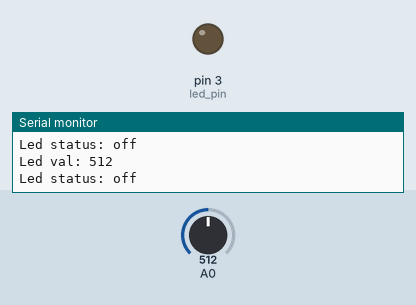
A sketch run on a simulated Arduino Uno, built with avr-gcc and run on an emulated ATmega328P. Shown: output pins drawn as LEDs (lit = HIGH), the last lines printed to the serial monitor. The inputs (shaded band) are chosen by the test bench; at power-on: A0 = 512.

Above: at 1.2 s.
1.3 s: A0 set to 54
2.8 s: A0 set to 46
At 3.3 s:
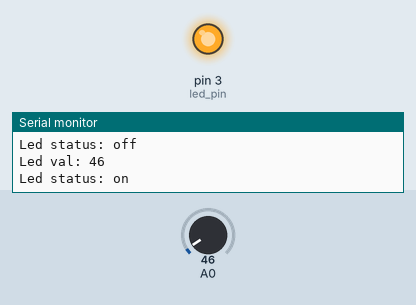
4.3 s: A0 set to 122
At 5.3 s:
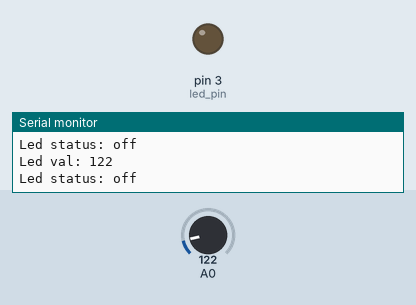
5.8 s: A0 set to 0
At 6.8 s:
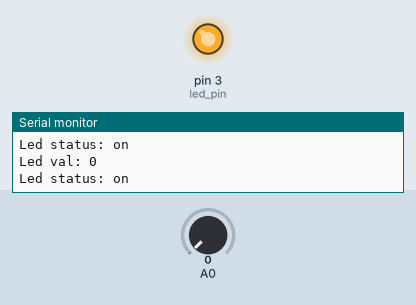
Timing chart, 0 to 8.3 s (numbered marks = the images above; inputs shaded):
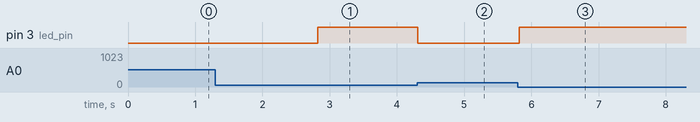

Measured:
- the behaviour switches between 50 and 49 on A0 (found by bisection; images 0 and 1)
- after the input at 2.8 s, pin 3 (led_pin): LOW → HIGH at once
- after the input at 4.3 s, pin 3 (led_pin): HIGH → LOW at once
- after the input at 5.8 s, pin 3 (led_pin): LOW → HIGH at once

The sketch:

Lab_6.ino
```cpp
#define led_pin 3

int LED_ACTIVATION_VALUE = 50; // Value from sensor
int SERIAL_OUTPUT_FREQUENCY = 500; // 500 ms = 0.5 seconds
long int last_millis = 0;
void setup() {

 last_millis = millis();

  pinMode(led_pin,OUTPUT);
  Serial.begin(9600);
}

void loop() {

  int val = analogRead(A0);
  long int current = millis();
  if(current - last_millis > SERIAL_OUTPUT_FREQUENCY){
    Serial.print("Led val: ");
    Serial.println(val);
    last_millis = current;

    if(val < LED_ACTIVATION_VALUE){
      Serial.println("Led status: on\n");
    }else{
      Serial.println("Led status: off\n");

    }
  }

  if(val < LED_ACTIVATION_VALUE){
    digitalWrite(led_pin,HIGH);
  }
  else{
    digitalWrite(led_pin,LOW);
  }


  delay(20);
}
```
